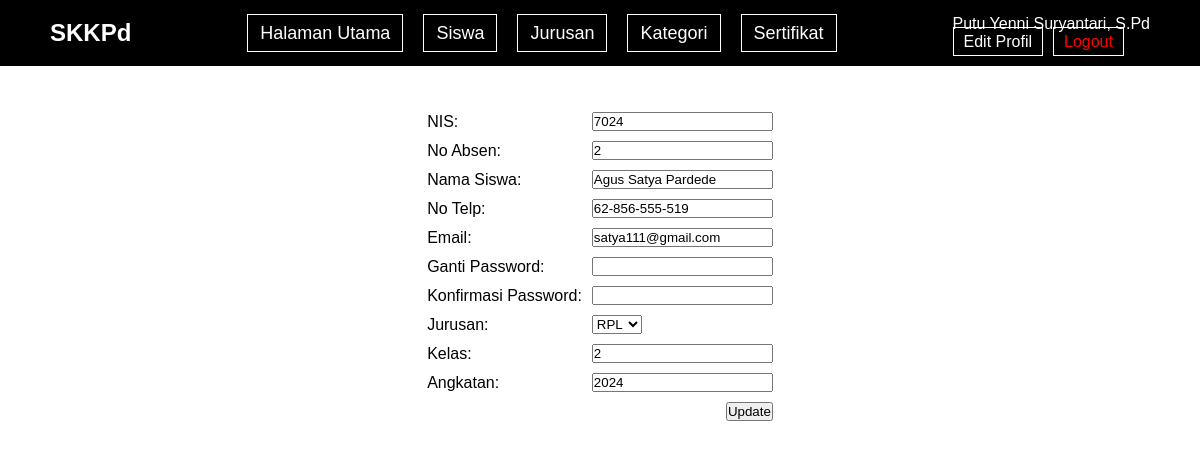
The page /tampilan/halaman_utama.php?page=ubah_siswa&nis=7024 (signed in) on the database its author committed.
### tables this page shows
CREATE TABLE `siswa` (
  `NIS` int(5) NOT NULL,
  `No_Absen` int(2) NOT NULL,
  `Nama_Siswa` varchar(50) NOT NULL,
  `No_Telp` varchar(15) NOT NULL,
  `Email` varchar(30) NOT NULL,
  `Id_Jurusan` char(2) NOT NULL,
  `Kelas` int(3) NOT NULL,
  `Angkatan` int(5) NOT NULL
);

CREATE TABLE `jurusan` (
  `Id_Jurusan` char(2) NOT NULL,
  `Jurusan` varchar(5) NOT NULL
);

### ubah/ubah_siswa.php (the view, shortened to what this page needs)
<?php
$nis = $_GET['nis'];
$data_update = mysqli_fetch_assoc(mysqli_query($koneksi, "SELECT * FROM siswa WHERE NIS='$nis'"));
?>
<center>
    <form action="" method="post">
        <table align="center" cellspacing="10">
            <tr>
                <td>NIS:</td>
                <td><input type="number" name="nis" value="<?=$data_update['NIS']?>" required></td>
            </tr>
            <tr>
                <td>No Absen:</td>
                <td><input type="number" name="no_absen" autocomplete="off" value="<?=$data_update['No_Absen']?>"
                        required>
                </td>
            </tr>
            <tr>
                <td>Nama Siswa:</td>
                <td><input type="text" name="nama_siswa" autocomplete="off" value="<?=$data_update['Nama_Siswa']?>"
                        required></td>
            </tr>
            <tr>
                <td>No Telp:</td>
                <td><input type="text" name="no_telp" autocomplete="off" value="<?=$data_update['No_Telp']?>" required>
                </td>
            </tr>
            <tr>
                <td>Email:</td>
                <td><input type="email" name="email" autocomplete="off" value="<?=$data_update['Email']?>" required>
                </td>
            </tr>
            <tr>
                <td>Ganti Password:</td>
                <td><input type="text" name="password" autocomplete="off"></td>
            </tr>
            <tr>
                <td>Konfirmasi Password:</td>
                <td><input type="text" name="konfirmasi_pass" autocomplete="off"></td>
            </tr>
            <tr>
                <td>Jurusan:</td>
                <td>
                    <select name="jurusan">
                        <?php
                        $list = mysqli_query($koneksi, "SELECT * FROM jurusan");
                        while($data = mysqli_fetch_assoc($list)){
                    ?>
                        <option value="<?=$data['Id_Jurusan']?>"
                            <?php if($data['Id_Jurusan']==$data_update['Id_Jurusan']){echo "selected";} ?>>
                            <?=$data['Jurusan']?></option>
                        <?php
                        }
                    ?>
                    </select>
                </td>
            </tr>
            <tr>
                <td>Kelas:</td>
                <td><input type="number" name="kelas" autocomplete="off" value="<?=$data_update['Kelas']?>" required>
                </td>
            </tr>
            <tr>
                <td>Angkatan:</td>
                <td><input type="number" name="angkatan" autocomplete="off" value="<?=$data_update['Angkatan']?>"
                        required>
                </td>
            </tr>
            <tr>
                <td colspan="2" align="right">
                    <input type="submit" name="tombol_update" value="Update">
                </td>
            </tr>
        </table>
    </form>
</center>

### tampilan/halaman_utama.php (style rules this page uses)
* { margin: 0; padding: 0; box-sizing: border-box }
body { font-family: Arial, sans-serif }

### rows shown on the page
siswa: nis "7024", no_absen "2", nama_siswa "Agus Satya Pardede", no_telp "62-856-555-519", email "satya111@gmail.com", jurusan "RPL", kelas "2", angkatan "2024"

### other values the page prints
$_COOKIE['nama_lengkap'] "Putu Yenni Suryantari, S.Pd"
